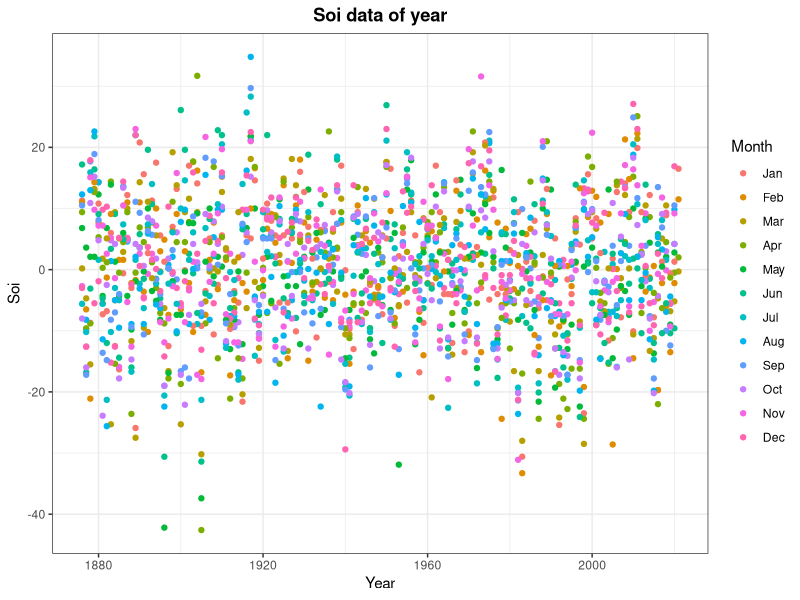
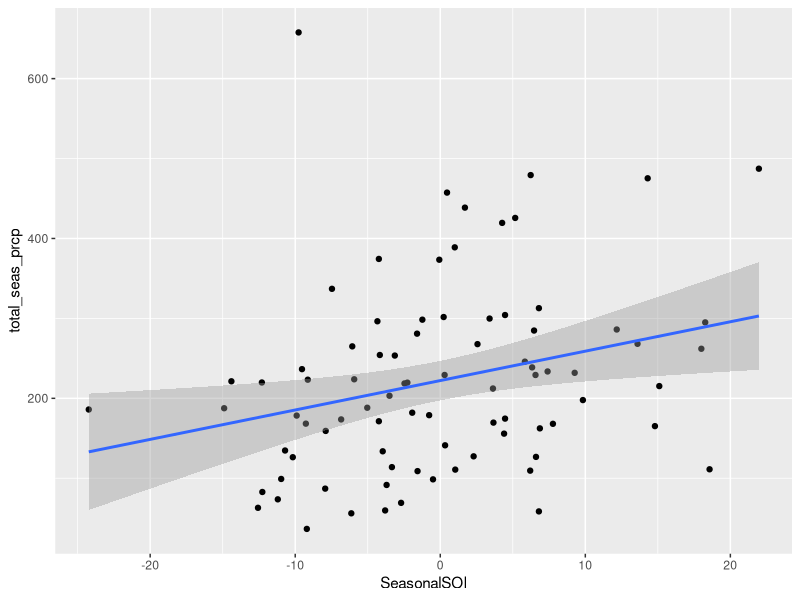
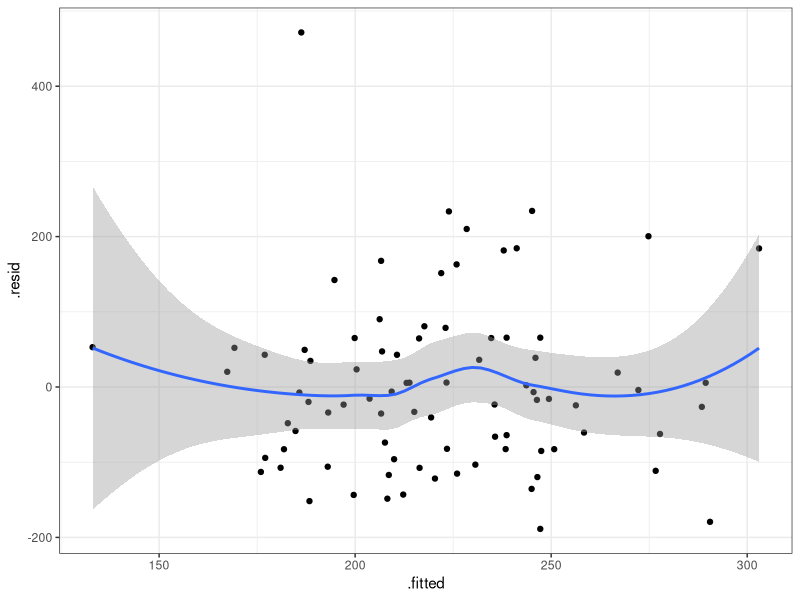
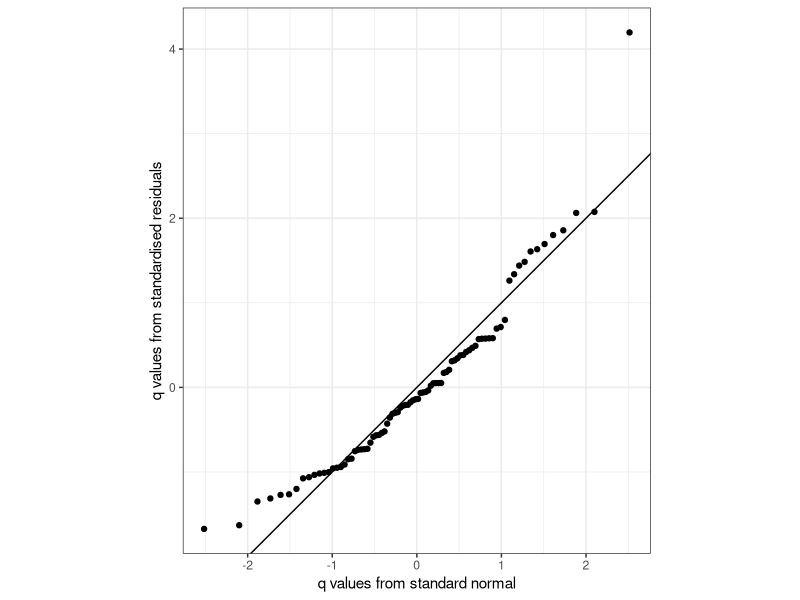
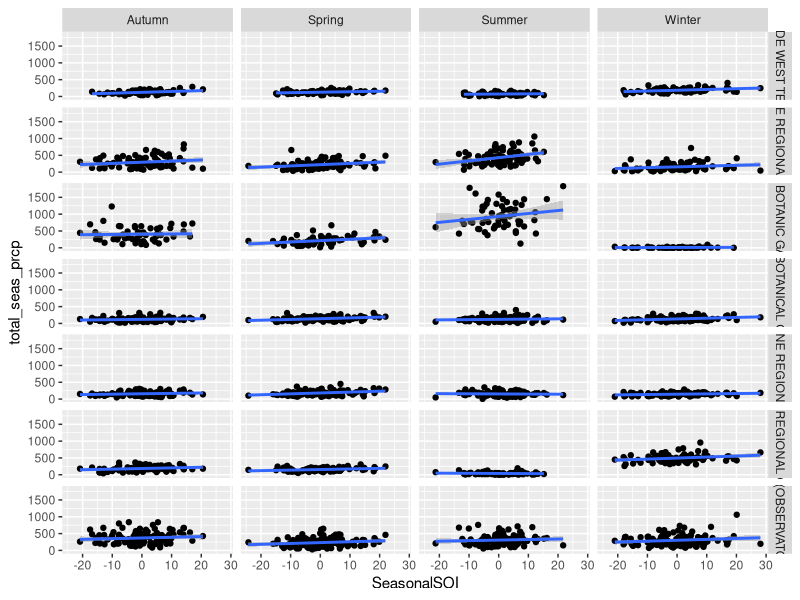
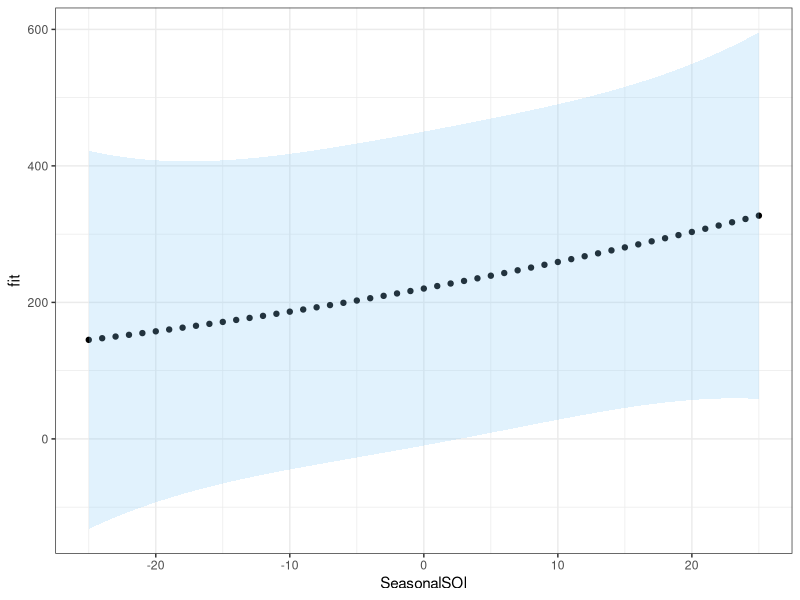

These charts were generated, in order, by the following R code:
library(tidyverse)

# S1
# Q1.1
df_soi_w <- read_csv("soi_data_wide.csv")

cols_names <- names(df_soi_w)

cols_names <- cols_names[- 1]

df_soi <- pivot_longer(df_soi_w, cols = cols_names, names_to = "Month", values_to = "Soi")
head(df_soi, 3)

# Q1.2
month_levels <- c("Jan", "Feb", "Mar", "Apr", "May", "Jun", "Jul", "Aug", "Sep", "Oct", "Nov", "Dec")
ggplot(data = df_soi, aes(x = Year, y = Soi)) +
  geom_point(aes(colour = factor(Month, levels = month_levels))) +
  theme_bw() +
  labs(colour = "Month",
       title = "Soi data of year") +
  theme(plot.title=element_text( hjust=0.5, face='bold'))

# Q1.3
spring_months = c("Sep", "Oct", "Nov")
summer_months = c("Dec", "Jan", "Feb")
autumn_months = c("Mar", "Apr", "May")
winter_months = c("Jun", "Jul", "Aug")
seasons = c("Spring", "Summer", "Autumn", "Winter")
df_soi <- df_soi %>%
  mutate(Season = NA_character_) %>%
  mutate(Season = if_else(Month %in% summer_months, "Summer", Season)) %>%
  mutate(Season = if_else(Month %in% spring_months, "Spring", Season)) %>%
  mutate(Season = if_else(Month %in% autumn_months, "Autumn", Season)) %>%
  mutate(Season = if_else(Month %in% winter_months, "Winter", Season)) %>%
  mutate(Season = factor(Season, levels = seasons))

#Q1.4
seasonal_soi_values <- df_soi %>% 
  group_by(Year, Season) %>% 
  summarise(SeasonalSOI = mean(Soi, na.rm = T))

filter(seasonal_soi_values, Year == 2020)

#Q1.5
seasonal_soi_values <- seasonal_soi_values %>%
  mutate(Phase = "Neutral") %>% 
  mutate(Phase = if_else(SeasonalSOI > 8, "LaNina", Phase)) %>%
  mutate(Phase = if_else(SeasonalSOI < -8, "ElNino", Phase))

filter(seasonal_soi_values, Year == 2011)

#Q1.6
seasons = c("Spring", "Summer", "Autumn", "Winter")
phases = c("LaNina", "Neutral", "ElNino")
seasonal_soi_values <- seasonal_soi_values %>%
  mutate(Season = factor(Season, levels = seasons)) %>%
  mutate(Phase = factor(Phase, levels = phases))

levels(seasonal_soi_values$Season)
levels(seasonal_soi_values$Phase)

#Q2.1
total_seasonal_rainfall <- read_csv("total_seasonal_rainfall.csv") %>%
  mutate(total_seas_prcp = total_seas_prcp/10) %>%
  left_join(seasonal_soi_values)

# For the Brisbane Station in Spring, 
# a  linear model was specified to model how the total seasonal precipitation, ... y ,
# is related to the mean seasonal SOI value, .... x 
# The parameter ... beta1 describes the rate of change in the total seasonal precipitation with an increase in mean seasonal SOI value. 
# The parameter . . . beta0 represents the total seasonal precipitation when the mean seasonal SOI value is 0.


#Q2.2
brisbane_spring <- total_seasonal_rainfall %>% 
  filter(name == "BRISBANE REGIONAL OFFICE" & Season == "Spring") 
  
brisbane_spring_lm <- lm(data = brisbane_spring, total_seas_prcp ~ SeasonalSOI)

summary(brisbane_spring_lm)

ggplot(brisbane_spring, aes(x = SeasonalSOI, y = total_seas_prcp)) +
  geom_point() +
  geom_smooth(method = "lm")

#Q2.3

#Q2.4
library(broom)
tidy(brisbane_spring_lm, conf.int = T, conf.level = 0.95)

#Q2.5
brisbane_spring_fort <- fortify(brisbane_spring_lm)

ggplot(brisbane_spring_fort, aes(x = .fitted, y = .resid)) +
  geom_point() +
  geom_smooth() +
  theme_bw()

ggplot(data = brisbane_spring_fort, aes(sample = .stdresid))+
  stat_qq()+
  geom_abline(intercept = 0, slope = 1)+
  coord_equal()+
  labs(x = "q values from standard normal",
       y = "q values from standardised residuals")+
  theme_bw()

#Q2.7
ggplot(total_seasonal_rainfall, aes(x = SeasonalSOI, y = total_seas_prcp)) +
  geom_point() +
  geom_smooth(method = "lm") +
  facet_grid(rows = vars(name), cols = vars(Season))



#Q3.1
brisbane_spring_lm2 <- lm(data = brisbane_spring, total_seas_prcp ~ poly(SeasonalSOI, 2, raw = T))

summary(brisbane_spring_lm2)

#Q3.2

#Q3.3
new_soi_data = data.frame(SeasonalSOI = seq(-25,25,1))
pred_value <- predict(brisbane_spring_lm2, newdata = new_soi_data, interval = "pred", level=0.95)

plot_data <- cbind(new_soi_data, pred_value)

plot_data %>%
  ggplot(aes(x= SeasonalSOI,y = fit ))+
  geom_point()+
  geom_ribbon(aes(ymin= lwr, ymax = upr), fill= "lightskyblue", alpha = 0.25) +
  theme_bw()

#Q3.4
anova(brisbane_spring_lm, brisbane_spring_lm2)

total_seasonal_rainfall %>%
  filter(Year == 2020)












